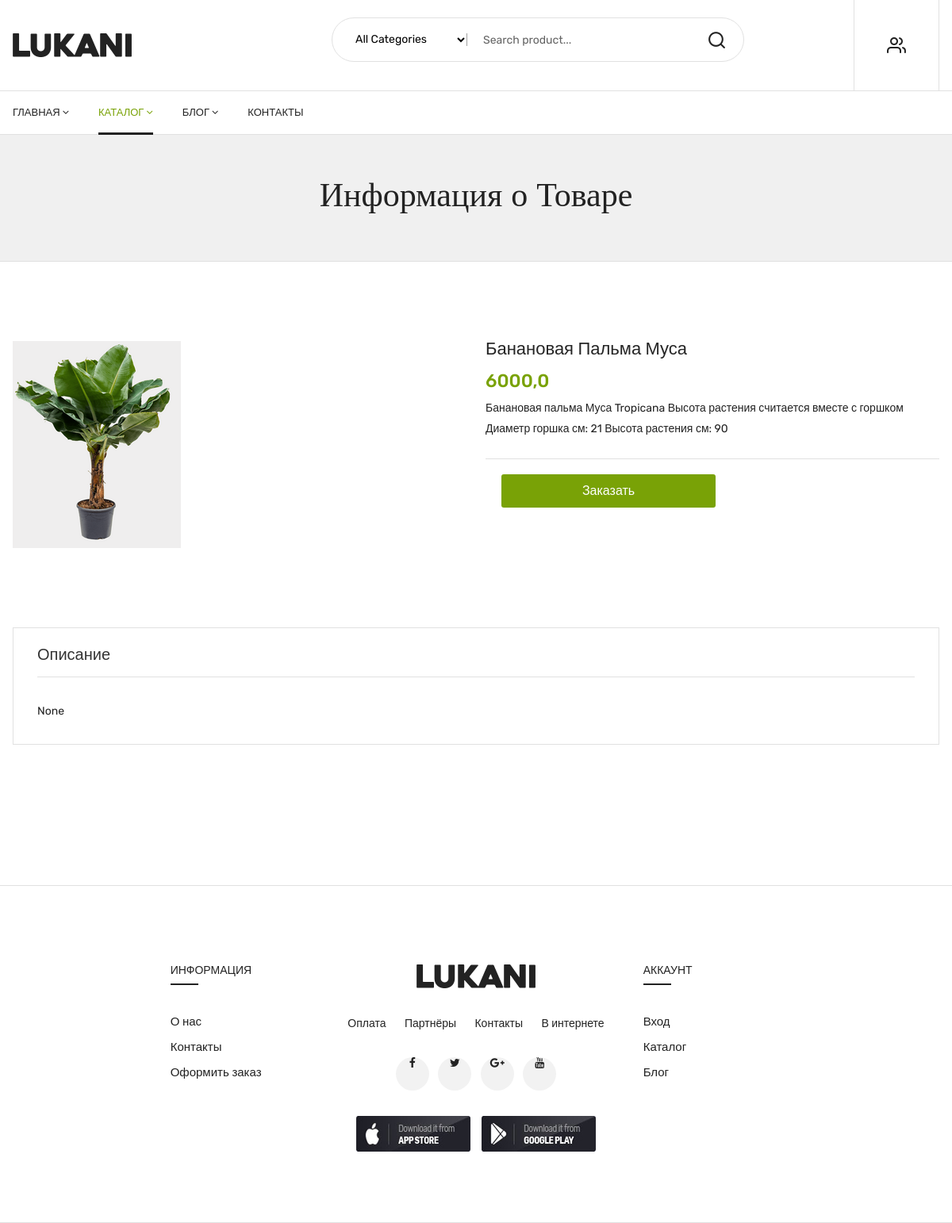
The page /flower-detail/3 on the database as committed earlier.
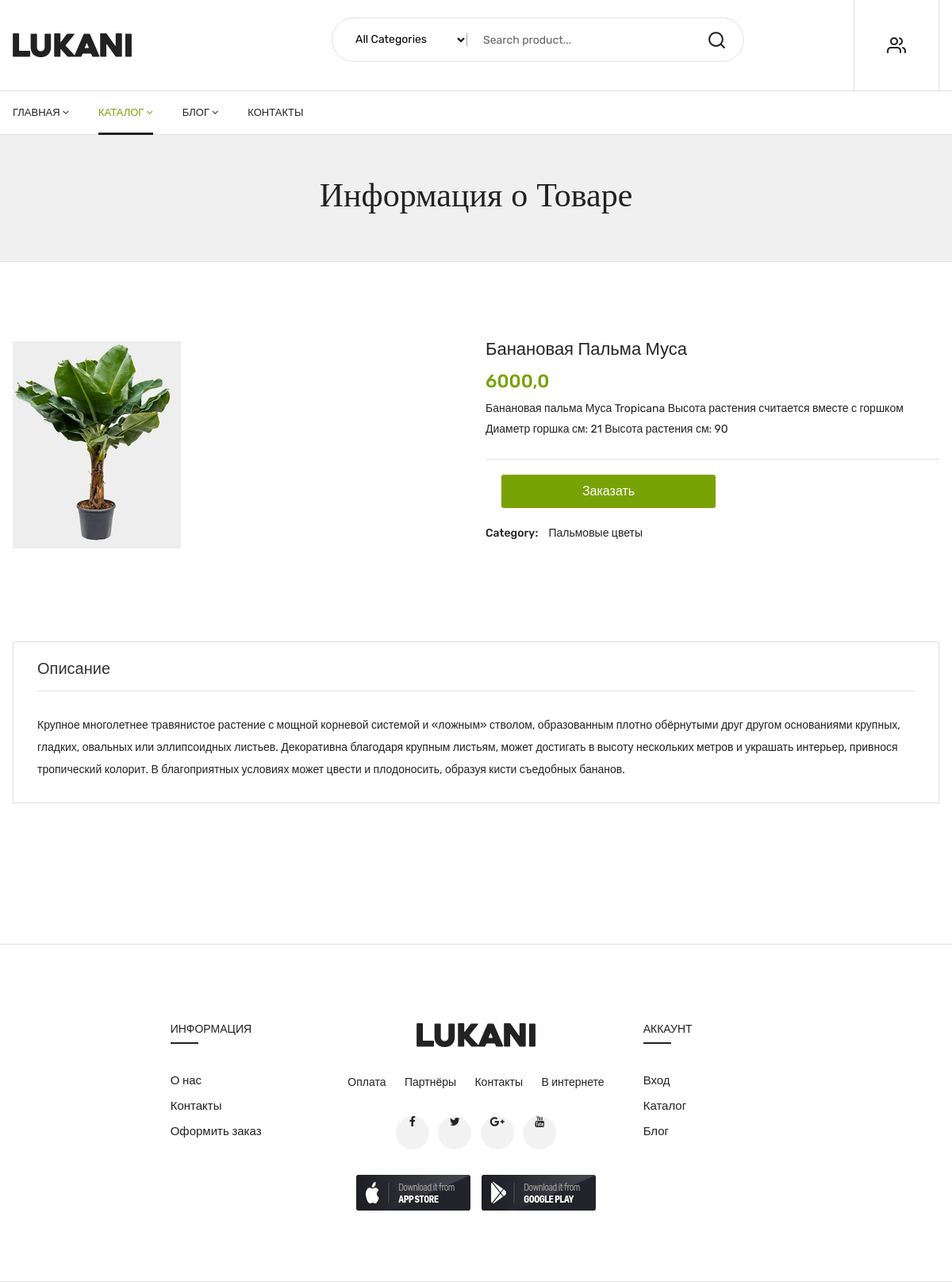
The same page on the database as committed later.
### menu/models.py (models this page shows, shortened)
class MenuFlower(models.Model):
    name = models.CharField(max_length=200)
    description = models.TextField()
    description_detail = models.TextField(null=True,blank=True)
    price = models.FloatField()
    discount = models.FloatField()
    image = models.ImageField(null=True,blank=True,upload_to='projects/%Y/%m/%d/')
    category = models.ManyToManyField('FlowerCategory', blank=True)

class FlowerCategory(models.Model):
    name = models.CharField(max_length=200)
    description = models.TextField(null=True,blank=True)
    created_at = models.DateTimeField(auto_now_add=True)
    def __str__(self):
        return self.name

### menu/views.py (the view)
# urls.py: path('flower-detail/<str:pk>', views.flower_details, name='flower_details'),
def flower_details(request, pk):
    flowers_d = MenuFlower.objects.get(pk=pk)
    context = {'flowers_d': flowers_d}
    return render(request,'menu/product-details.html', context)

### menu/templates/menu/product-details.html (shortened to what the changed rows need)
{% extends 'menu/index.html' %}
{% load static %}
{% block content %}
    <div class="product_details mt-100 mb-100">
        <div class="container">
            <div class="row">
                <div class="col-lg-6 col-md-6">
                    <div class="product-details-tab">
                        <div class="product_thumb">
                                        {% if flowers_d.image %}
                                        <a class="primary_img" href="{% url 'flower_details' pk=flowers_d.pk %}">
                                            <img src="{{ flowers_d.image.url }}" alt="">
                                        </a>
                                        {% else %}
                                            <img src="{% static 'img/no_img.png' %}" alt="Нет изображения">
                                        {% endif %}
                                    </div>
                    </div>
                </div>
                <div class="col-lg-6 col-md-6">
                    <div class="product_d_right">
                        <form action="#">
                            <h1><a href="#">{{ flowers_d.name }}</a></h1>
                            <div class="price_box">
                                <span class="current_price">{{ flowers_d.price }}</span>
                            </div>
                            <div class="product_desc">
                                <p>{{ flowers_d.description }} </p>
                            </div>
                            <div class="product_meta">
                                {% for cat in flowers_d.category.all %}
                                <span>Category: <a href="#">{{ cat }}</a></span>
                                {% endfor %}
                            </div>
                        </form>
                    </div>
                </div>
            </div>
        </div>
    </div>
    <div class="product_d_info mb-90">
        <div class="container">
            <div class="row">
                <div class="col-12">
                    <div class="product_d_inner">
                        <div class="tab-content">
                            <div class="tab-pane fade show active" id="info" role="tabpanel">
                                <div class="product_info_content">
                                    <p>{{ flowers_d.description_detail }}
                                    </p>
                                </div>
                            </div>
                        </div>
                    </div>
                </div>
            </div>
        </div>
    </div>
{% endblock %}

Rows that differ between the two databases and show on the page:
changed MenuFlower "Банановая Пальма Муса": description_detail "None" → "Крупное многолетнее травянистое растение с мощной корневой системой и «ложным» стволом, образованным плотно обёрнутыми друг другом основаниями крупных, гладких, овальных или эллипсоидных листьев. Декоративна благодаря крупным листьям, может достигать в высоту нескольких метров и украшать интерьер, привнося тропический колорит. В благоприятных условиях может цвести и плодоносить, образуя кисти съедобных бананов."
now on this page (row unchanged): FlowerCategory: name "Пальмовые цветы"
